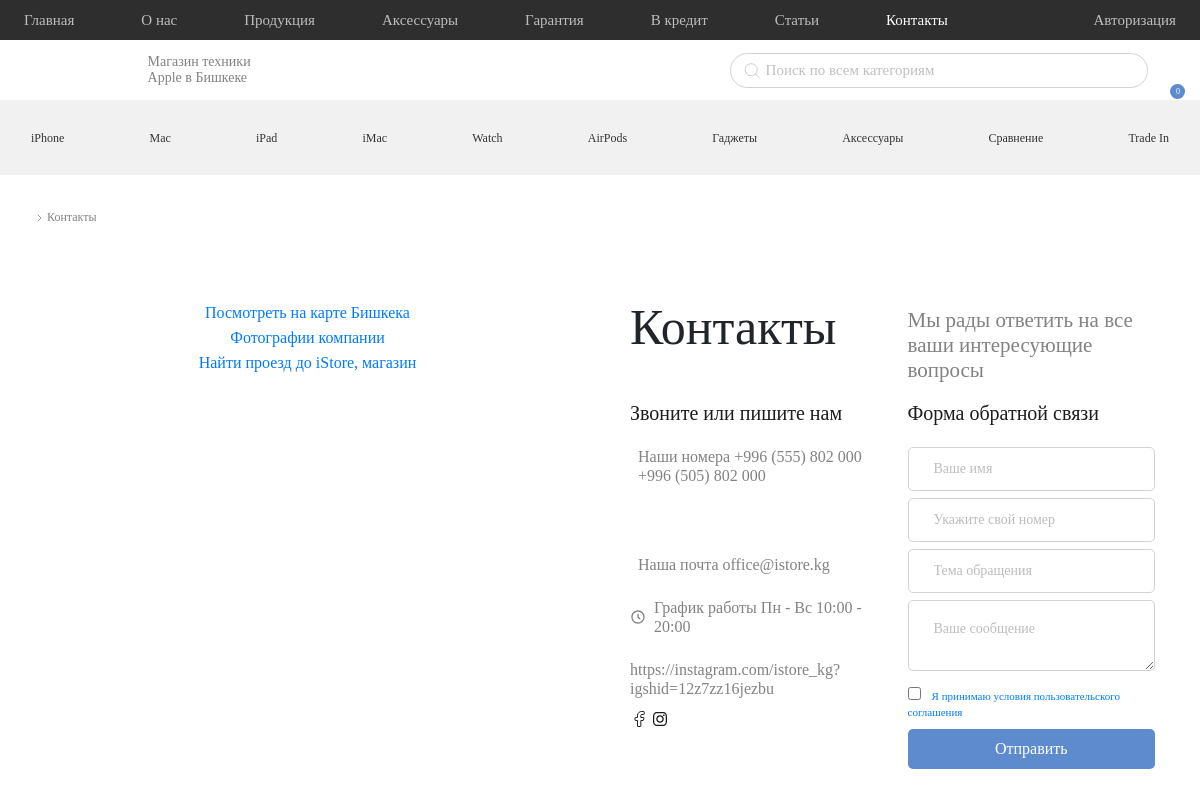
Screenshot of /contacts with the database file from the repository.
### webapp/models.py (models this page shows, shortened)
class Contacts(models.Model):
    title = models.CharField('Название', null=True, blank=True, max_length=600)
    desc = models.TextField('Описание', null=True, blank=True)
    contact = models.CharField(
        'Контакты', null=True, blank=True, max_length=600)
    form = models.CharField('Форма обратной связи', null=True, blank=True, max_length=600)
    phone = models.CharField('Номера', null=True, blank=True, max_length=600)
    email = models.CharField('Почта', null=True, blank=True, max_length=600)
    schedule = models.CharField('График', null=True, blank=True, max_length=600)
    socials = models.CharField('Соц сети', null=True, blank=True, max_length=600)
    pub_date = models.DateTimeField('Дата', default=timezone.now)
    class Meta:
        verbose_name = 'Контакты'
        verbose_name_plural = 'Контакты'

### webapp/views.py (the view)
# urls.py: path('contacts', views.contacts, name='contacts'),
def contacts(request):
    contacts = Contacts.objects.first()
    return render(request, 'contacts.html', {'contacts': contacts})

### webapp/templates/contacts.html (shortened to what this page needs)
{% extends 'base.html' %}
{% load static %}
{% block breadcrumb %}
    <ul class="breadcrumb">
      <li><a href="{% url 'home' %}"><img src="{% static 'img/home.svg' %}" alt=""></a></li>
      <li><img src="{% static 'img/left-bread.svg' %}" alt=""></li>
      <li class="active">Контакты</li>
    </ul>
{% endblock breadcrumb %}
{% block content %}
    <div class="wrapper">
        <section class="contacts-us-first">
            <div class="h-100 container d-flex flex-wrap">
                <div class="col-xl-6 col-12 text-center w-100 my-5 map">
                    <a class="dg-widget-link"
                       href="http://2gis.kg/bishkek/firm/70000001020196124/center/74.58800554275514,42.876247147981104/zoom/16?utm_medium=widget-source&utm_campaign=firmsonmap&utm_source=bigMap">Посмотреть
                        на карте Бишкека</a>
                    <div class="dg-widget-link"><a
                            href="http://2gis.kg/bishkek/firm/70000001020196124/photos/70000001020196124/center/74.58800554275514,42.876247147981104/zoom/17?utm_medium=widget-source&utm_campaign=firmsonmap&utm_source=photos">Фотографии
                        компании</a></div>
                    <div class="dg-widget-link"><a
                            href="http://2gis.kg/bishkek/center/74.588009,42.875669/zoom/16/routeTab/rsType/bus/to/74.588009,42.875669╎iStore, магазин?utm_medium=widget-source&utm_campaign=firmsonmap&utm_source=route">Найти
                        проезд до iStore, магазин</a></div>
                </div>
                <div class="col-xl-6 col-12 text-center w-100 my-5">
                    <div class="d-flex flex-wrap">
                        <div class="col-lg-6 col-12 text-left">
                            <h3 class="sf-sem main-title mb-5">{{contacts.title}}</h3>
                        </div>
                        <div class="col-lg-6 col-12 pt-2 text-left">
                            <h3 class="sf-light main-little-description">
                                {{contacts.desc}}
                            </h3>
                        </div>
                    </div>
                    <div class="d-flex flex-wrap contacts">
                        <div class="col-lg-6 col-12 text-left">
                            <p class="sf-medium callback-header mb-4">
                                {{contacts.contact}}
                            </p>
                            <div class="d-flex">
                                <p class="sf-medium callback-title ml-2">
                                    {{contacts.phone}}
                                </p>
                            </div>
                            <p class="sf-light callback-desc">
                                {{settings.contact_first}} <br> {{settings.contact_second}}
                            </p>
                            <p class="sf-light footer-text"> <br> </p>
                            <div class="d-flex mt-4">
                                <p class="sf-medium  callback-title ml-2">
                                    {{contacts.email}}
                                </p>
                            </div>
                            <div class="d-flex mt-4">
                                <img src="{% static '/img/time-five.svg' %}" alt="">
                                <p class="sf-medium callback-title ml-2">
                                    {{contacts.schedule}}
                                </p>
                            </div>
                            <p class="sf-medium callback-title mt-4">
                                {{contacts.socials}}
                            </p>
                            <div class="d-flex mt-2">
                                <a href="{{settings.facebook}}"><img src="{% static '/img/facebook.svg' %}" alt=""></a>
                                <a href="{{settings.instagram}}"><img src="{% static '/img/instagram.svg' %}" alt=""></a>
                            </div>
                        </div>
                        <div class="col-lg-6 col-12 text-left">
                            <p class="sf-medium callback-header mb-4">
                                {{contacts.form}}
                            </p>
                            <input type="text" class="form-control callBack-name" placeholder="Ваше имя"
                                   value="{{ user.name|default:'' }}">
                            <input type="number" class="form-control callBack-phone" placeholder="Укажите свой номер" value="{{ user.phone }}">
                            <input type="text" class="form-control callBack-topic" placeholder="Тема обращения">
                            <textarea class="form-control callBack-desc" name="" rows="3"
                                      placeholder="Ваше сообщение"></textarea>
                            <div class="form-group mb-2 d-flex justify-content-start align-items-center callBack-checkbox">
                                <label class="mb-0 mt-3" style="font-size: 11px;" for="online-service">
                                    <input type="checkbox" class="mr-2 checkbox-custom"
                                           style="width:13px!important;height:13px!important;border-radius:0px; background-color:#C4C4C4;"
                                    >
                                    <a href="{% url 'agreement' %}" target="_blank">Я принимаю
                                        условия
                                        пользовательского соглашения</a>
                                </label>
                            </div>
                            <button class="btn btn-primary w-100 callBack waves-effect waves-light" type="submit">
                                Отправить
                            </button>
                        </div>
                    </div>
                </div>
            </div>
        </section>
    </div>
{% endblock %}

### webapp/static/css/style.css (style rules this page uses)
.sf-light { font-family: "SF Pro Display Light"; }
.sf-medium { font-family: "SF Pro Display Medium"; }
.sf-sem { font-family: "SF Pro Display Semibold"; }
body p { margin-bottom: 0; font-family: "SF Pro Display Light"; }
body a { font-family: "SF Pro Display Regular"; }
body label, body p, body li { margin-bottom: 0; }
.btn-primary { background: #5E8BCE; border-radius: 5px; border: 0; transition: .5s; }
.footer-text { font-weight: 300!important; font-size: 14px!important; line-height: 125%!important; color: #444444!important; }
.main-title { font-style: normal; font-size: 50px; line-height: 110%; }
.main-little-description { font-weight: 300; font-size: 21px; line-height: 120%; color: #828282; }
.callback-title { font-weight: normal; font-size: 16px; line-height: 19px; color: #828282; }
.callback-desc, .callback-desc a { font-weight: normal; font-size: 18px; line-height: 125%; color: #1D1D1F; margin-top: 6px; }
.callback-header { font-weight: 500; font-size: 20px; line-height: 100%; color: #1D1D1F; }
.wrapper .form-control { border: 1px solid #D2D2D7; border-radius: 5px; height: 35px; font-weight: normal; padding: 21px 25px; font-size: 14px; line-height: 100%; color: #000000 !important; margin-top: 7px; font-family: "SF Pro Display Regular"; }
.wrapper .form-control::placeholder { color: #BDBDBD !important; }
.wrapper textarea.form-control { height: 71px; }
.contacts .callback-desc { font-size: 18px; line-height: 125%; color: #1D1D1F; }
.contacts .callback-title { font-size: 16px; line-height: 19px; color: #828282; }
.wrapper .btn-primary { font-weight: 500; font-size: 16px; line-height: 100%; color: #FFFFFF; background: #5E8BCE; border-radius: 5px; border: none; height: 40px; transition: 0.5s; font-family: "SF Pro Display Medium"; }
.checkbox-custom { border: 1px solid #D2D2D7; border-radius: 2px; width: 12px; height: 12px; }
#desc > h1, h2, h3, h4, h5, h6, p, span { word-wrap: break-word; }
.breadcrumb { background:#FFFFFF!important; align-items:center; }
.breadcrumb li { font-weight: normal; font-size: 12px; line-height: 105%; color: #828282!important; font-family: 'SF Pro Display Regular'; max-width:200px; text-overflow:ellipsis; overflow: hidden; white-space: nowrap; padding-right:3px; }
@media (min-width: 1200px) { .container { max-width: 1200px !important; } }

### rows the page displays
Contacts: title "Контакты", desc "Мы рады ответить на все ваши интересующие вопросы", contact "Звоните или пишите нам", phone "Наши номера +996 (555) 802 000 +996 (505) 802 000", email "Наша почта office@istore.kg", schedule "График работы Пн - Вс 10:00 - 20:00", socials "https://instagram.com/istore_kg?igshid=12z7zz16jezbu", form "Форма обратной связи"

### other values shown
{{ products_in_basket|length }} "0"
